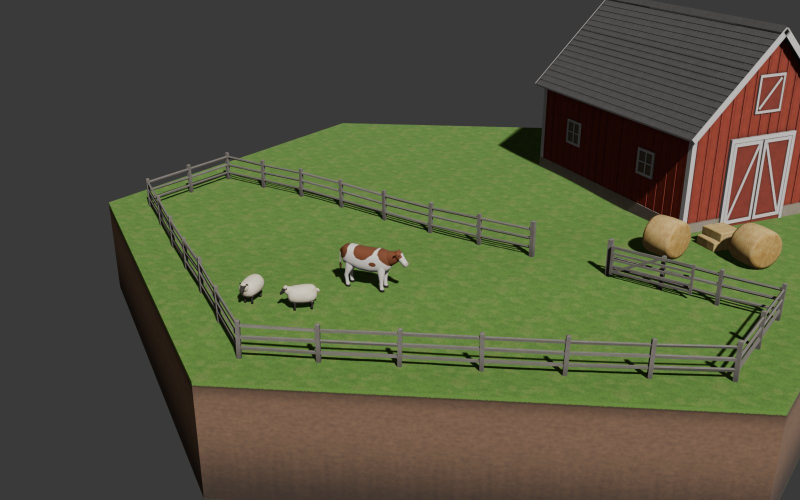
#> input picture docs/checkpoints/fence_paddock/still-hero.jpg, 1600 x 1000 px, given in place of ref-1.jpg, which was not available (shown at 1/2 size)
$ python sheet.py
#> lines starting #> are read from the running program, lines starting #| are printed output that depends on the picture; pictures that were not available may be replaced by others from this repository, and a replacement may not be noted
"""fence_paddock owner review sheet (SKILL.md "Owner checkpoints"): the approved farm references, the
textured headless EEVEE stills (evidence only), and the in-engine shots with tilt-shift off on the farm
replica in the kit scenario (play distance with the barn, bales and animals; overhead; sun-side and
shade-side close-ups; eye level inside the paddock; the scale shot beside the cow and the barn; far,
LOD1), labelled, 3 columns. A prop has no border seam.
Usage: python3 docs/checkpoints/fence_paddock/sheet.py (from the repo root; needs Pillow)."""
import pathlib

from PIL import Image, ImageDraw

ROOT = pathlib.Path(__file__).resolve().parents[3]
DOCS = ROOT / "docs/checkpoints/fence_paddock"
REFS = ROOT / "assets-source/refs/farm"
W, H = 640, 400
CELLS = [
    (REFS / "ref-1.jpg", "reference ref-1 (approved): the paddock fence"),
    (REFS / "ref-2.jpg", "reference ref-2 (approved): post-and-rail"),
    (DOCS / "still-hero.jpg", "Blender EEVEE, textured + masks.A (evidence only)"),
    (DOCS / "fence-play.jpg", "in engine, play distance ~60 m, tilt off"),
    (DOCS / "fence-top.jpg", "in engine, overhead: outline, gate to the yard"),
    (DOCS / "fence-close-sun.jpg", "in engine, sun side (south-east run), ~4 m"),
    (DOCS / "fence-close-shade.jpg", "in engine, shade side (yard face, gate), ~6 m"),
    (DOCS / "fence-eye.jpg", "in engine, eye level 1.7 m inside the paddock"),
    (DOCS / "fence-scale.jpg", "in engine, scale: fence, cow, bales and barn"),
    (DOCS / "still-close.jpg", "EEVEE close-up: split rails at a corner"),
    (DOCS / "fence-far.jpg", "in engine, ~170 m (LOD1)"),
]
NOTE = ("Shade side measures 13-15/255, the same as the round bale's shade side in that frame (14) and the "
        "barn's sun-averted wall (11-21): sky-only light on north faces, not the asset.")


def cell(path: pathlib.Path, label: str) -> Image.Image:
    im = Image.open(path).convert("RGB")
#> im is the input picture: PIL image 1600x1000 RGB; mean R, G, B 84.5, 86.6, 62
    im.thumbnail((W, H))
#> im: PIL image 640x400 RGB
    c = Image.new("RGB", (W, H + 26), (24, 24, 24))
#> c: PIL image 640x426 RGB; every value is 24
    c.paste(im, ((W - im.width) // 2, 26 + (H - im.height) // 2))
    ImageDraw.Draw(c).text((8, 6), label, fill=(235, 235, 235))
    return c


cells = [cell(p, label) for p, label in CELLS]
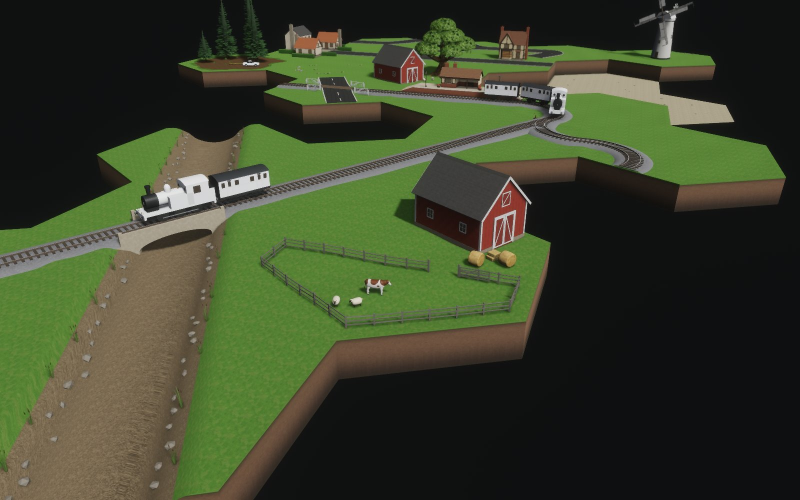
#> input picture docs/checkpoints/fence_paddock/fence-play.jpg, 1600 x 1000 px, given in place of ref-2.jpg, which was not available (shown at 1/2 size)
#> in cell, im is the input picture: PIL image 1600x1000 RGB; mean R, G, B 58.5, 66, 42.6
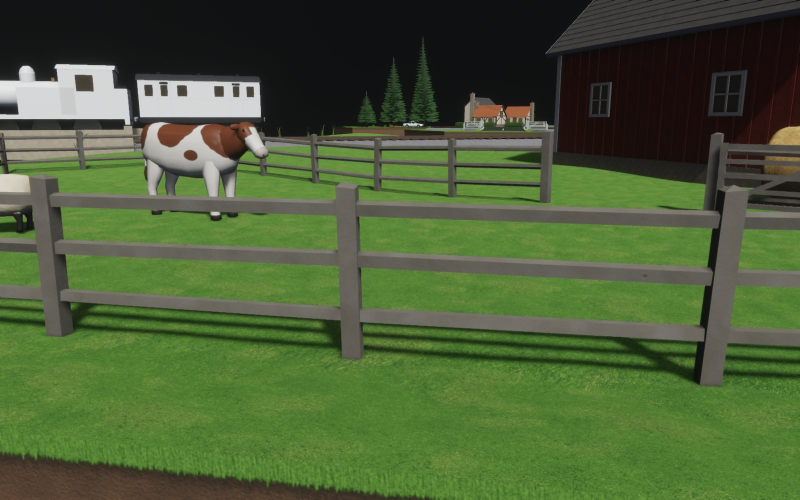
#> input picture docs/checkpoints/fence_paddock/fence-close-sun.jpg, 1600 x 1000 px (shown at 1/2 size)
#> in cell, im is the input picture: PIL image 1600x1000 RGB; mean R, G, B 76.2, 94.7, 55.2
#> in cell (call 6), `c.paste(im, ((W - im.width) // 2, 26 + (H - im.height) // 2))`:
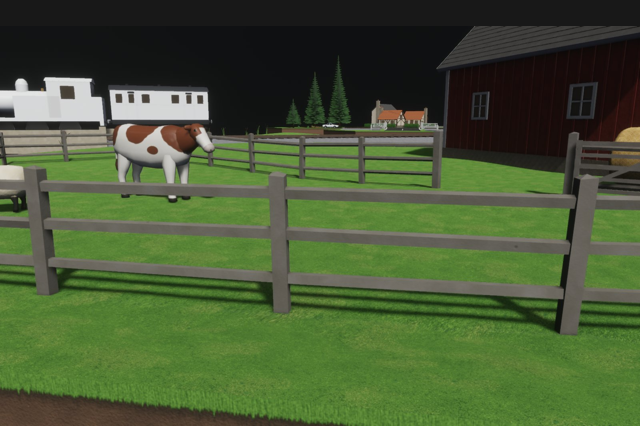
#> c: PIL image 640x426 RGB; mean R, G, B 73, 90.4, 53.3
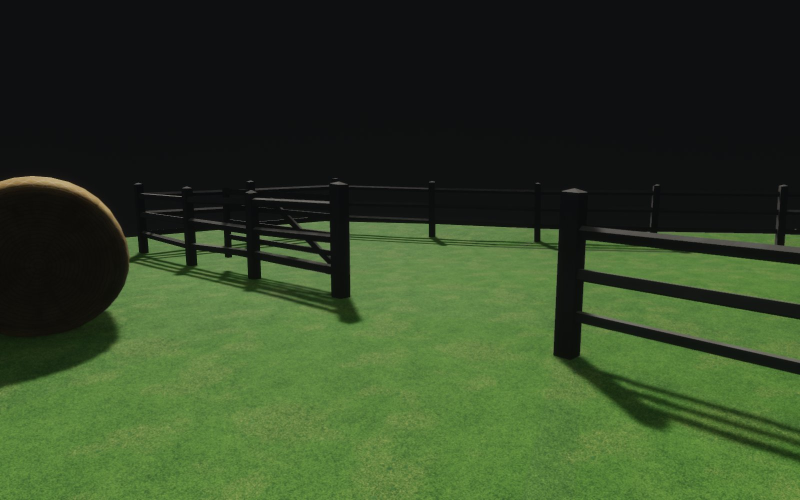
#> input picture docs/checkpoints/fence_paddock/fence-close-shade.jpg, 1600 x 1000 px (shown at 1/2 size)
#> in cell, im is the input picture: PIL image 1600x1000 RGB; mean R, G, B 50, 67.2, 37.6
#> in cell (call 7), `c.paste(im, ((W - im.width) // 2, 26 + (H - im.height) // 2))`:
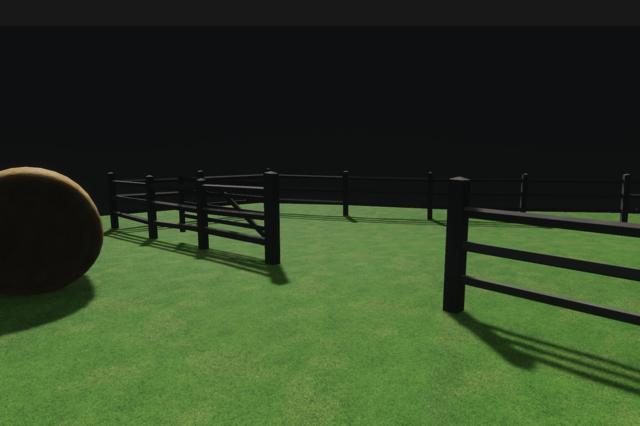
#> c: PIL image 640x426 RGB; mean R, G, B 48.4, 64.6, 36.7
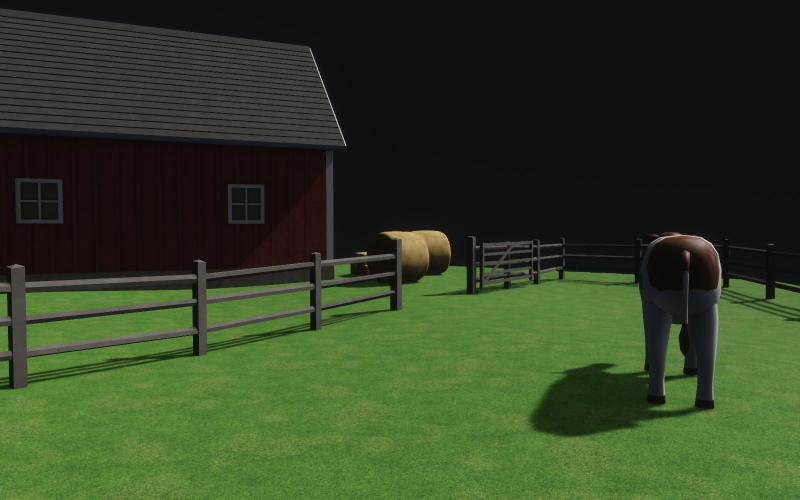
#> input picture docs/checkpoints/fence_paddock/fence-eye.jpg, 1600 x 1000 px (shown at 1/2 size)
#> in cell, im is the input picture: PIL image 1600x1000 RGB; mean R, G, B 50.3, 64.7, 36.8
#> in cell (call 8), `c.paste(im, ((W - im.width) // 2, 26 + (H - im.height) // 2))`:
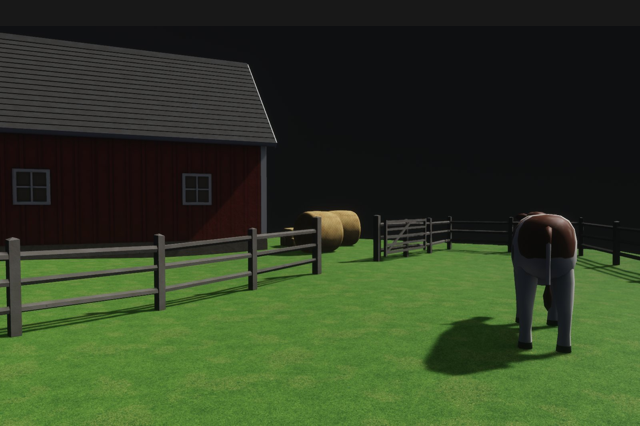
#> c: PIL image 640x426 RGB; mean R, G, B 48.7, 62.2, 36
#> (the run stopped early here; a loop or call above may not have finished)
